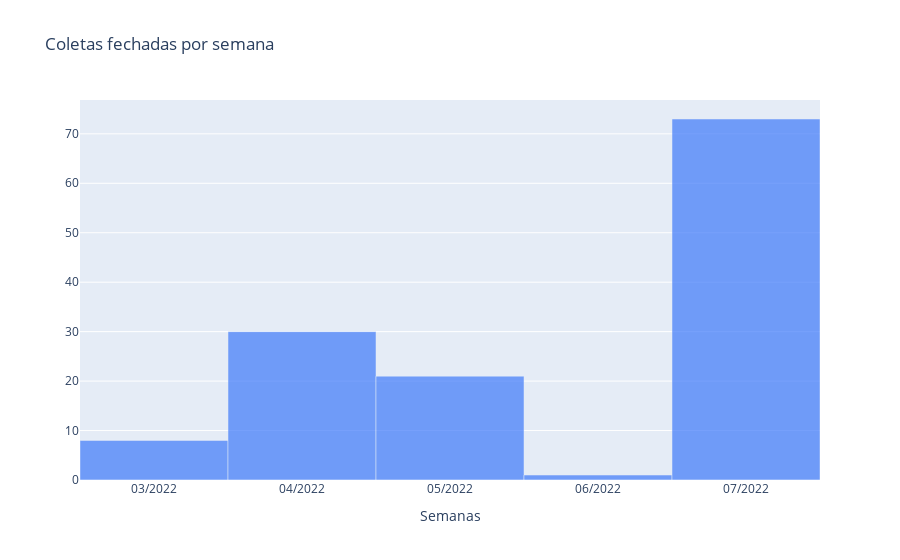

Notebook source saved alongside this figure:
### Code cell
figures.plot_status_week(
        week_status, y_column='closed_at', x_column='week',
        title='Coletas fechadas por semana', xaxis_title_text='Semanas')

### Figure 1 — Plotly figure (JSON) as saved in the notebook; plotly's stock layout.template omitted (floating-point values rounded to 4 significant figures)
{"data": [{"marker": {"color": "#3E79FA"}, "opacity": 0.7, "type": "bar", "x": ["03/2022", "04/2022", "05/2022", "06/2022", "07/2022"], "y": [8, 30, 21, 1, 73]}], "layout": {"autosize": true, "bargap": 0, "title": {"text": "Coletas fechadas por semana"}, "xaxis": {"autorange": true, "range": [-0.5, 4.5], "title": {"text": "Semanas"}, "type": "category"}, "yaxis": {"autorange": true, "range": [0, 76.84], "type": "linear"}}}
